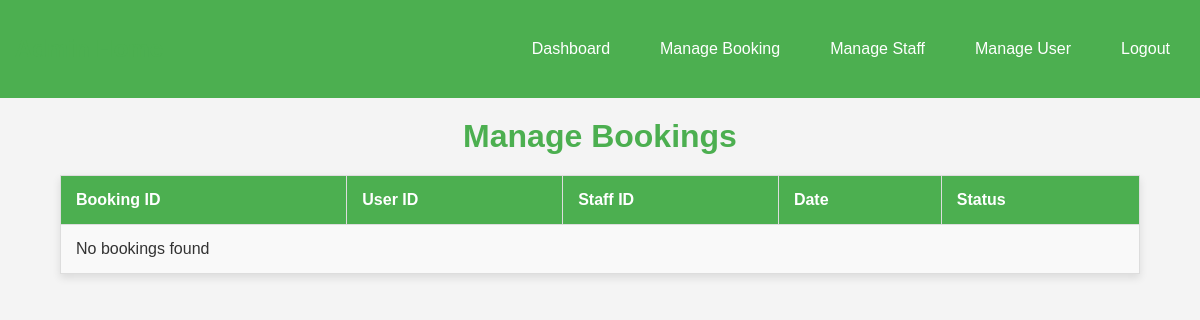
The page /managebooking.php on the database as committed earlier.
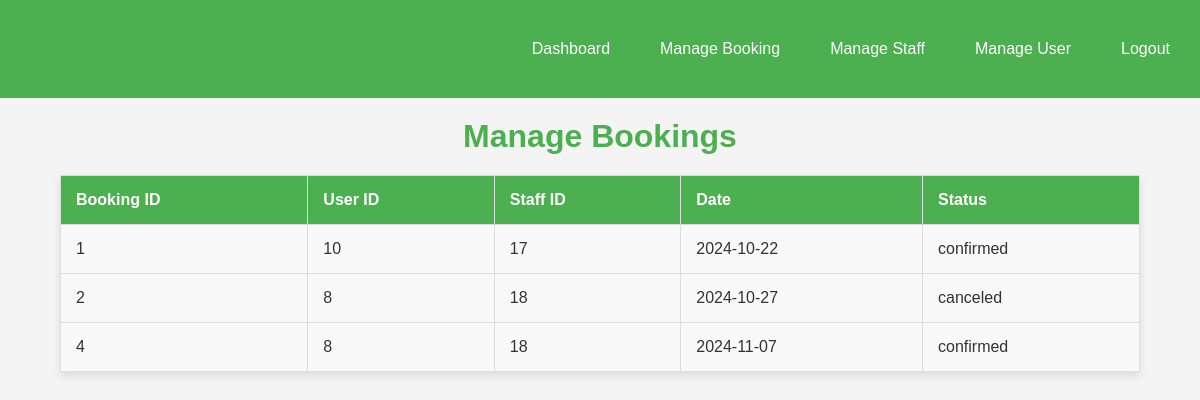
The same page on the database as committed later.
### tables this page shows
CREATE TABLE `appointments` (
  `id` int(11) NOT NULL,
  `user_id` int(11) NOT NULL,
  `staff_id` int(11) NOT NULL,
  `work_description` text NOT NULL,
  `appointment_date` date NOT NULL,
  `status` enum('pending','confirmed','canceled') DEFAULT 'pending'
);

### managebooking.php (the view, shortened to what this page needs)
<!DOCTYPE html>
<html lang="en">
<head>
    <link rel="stylesheet" href="managebooking.css">
</head>
<body>
  <nav>
    <div class="sappy">
      <h1>Admin Home</h1>
      <div class="hi">
        <a href="adminhome.php" class="hello">Dashboard</a>
        <a href="managebooking.php" class="hello">Manage Booking</a>
        <a href="managestaff.php" class="hello">Manage Staff</a>
        <a href="manageuser.php" class="hello">Manage User</a>
        <a href="logout.php" class="hello">Logout</a>
      </div>
    </div>
  </nav>
  <h1>Manage Bookings</h1>
  <table>
    <thead>
      <tr>
        <th>Booking ID</th>
        <th>User ID</th>
        <th>Staff ID</th>
        <th>Date</th>
        <th>Status</th>
      </tr>
    </thead>
    <tbody>
      <?php
      $conn = mysqli_connect("localhost", "root", "", "labour_booking");
      $result = mysqli_query($conn, "SELECT * FROM appointments");
      if (mysqli_num_rows($result) > 0) {
          while ($row = mysqli_fetch_assoc($result)) {
              echo "<tr>";
              echo "<td>" . $row['id'] . "</td>";
              echo "<td>" . $row['user_id'] . "</td>";
              echo "<td>" . $row['staff_id'] . "</td>";
              echo "<td>" . $row['appointment_date'] . "</td>";
              echo "<td>" . $row['status'] . "</td>";
              echo "</tr>";
          }
      } else {
          echo "<tr><td colspan='5'>No bookings found</td></tr>";
      }
      ?>
    </tbody>
  </table>
</body>
</html>

### managebooking.css (style rules this page uses)
* { margin: 0; padding: 0; box-sizing: border-box; }
body { font-family: Arial, sans-serif; background-color: #f4f4f4; color: #333; padding-bottom: 20px; }
nav { background-color: #4CAF50; padding: 15px; }
.sappy { display: flex; justify-content: space-between; align-items: center; }
.hi { display: flex; }
.hello { color: white; text-decoration: none; margin-left: 20px; padding: 10px 15px; border-radius: 5px; transition: background-color 0.3s; }
h1 { text-align: center; margin: 20px 0; color: #4CAF50; }
table { width: 90%; margin: 0 auto; border-collapse: collapse; background-color: #fff; box-shadow: 0 4px 8px rgba(0, 0, 0, 0.1); }
th, td { padding: 15px; text-align: left; border: 1px solid #ddd; }
th { background-color: #4CAF50; color: #fff; }
td { background-color: #f9f9f9; }
tbody tr:nth-child(odd) { background-color: #eaf0f7; }

Rows that differ between the two databases and show on the page:
added appointments: id "1", user "10", staff "17", appointment_date "2024-10-22", status "confirmed"
added appointments: id "2", user "8", staff "18", appointment_date "2024-10-27", status "canceled"
added appointments: id "4", user "8", staff "18", appointment_date "2024-11-07", status "confirmed"
Other text that changed with them:
text no longer shown: "No bookings found"
